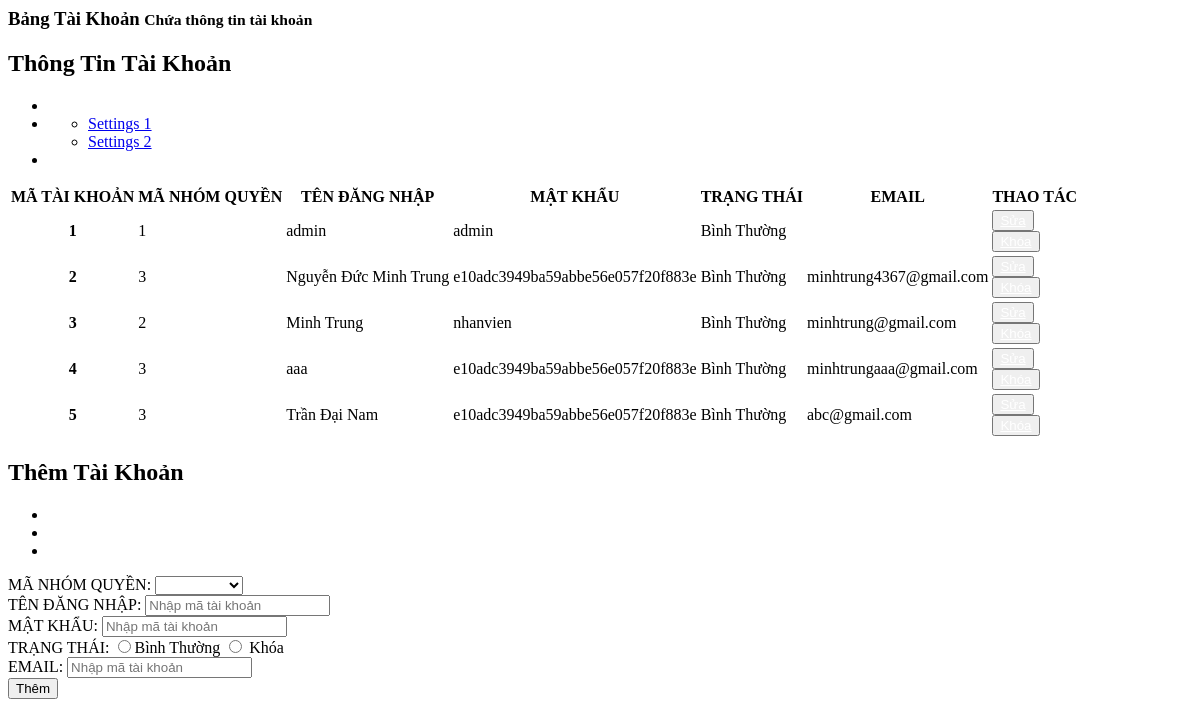
Page /admin/dashboard/manage_account.php on the earlier database version.
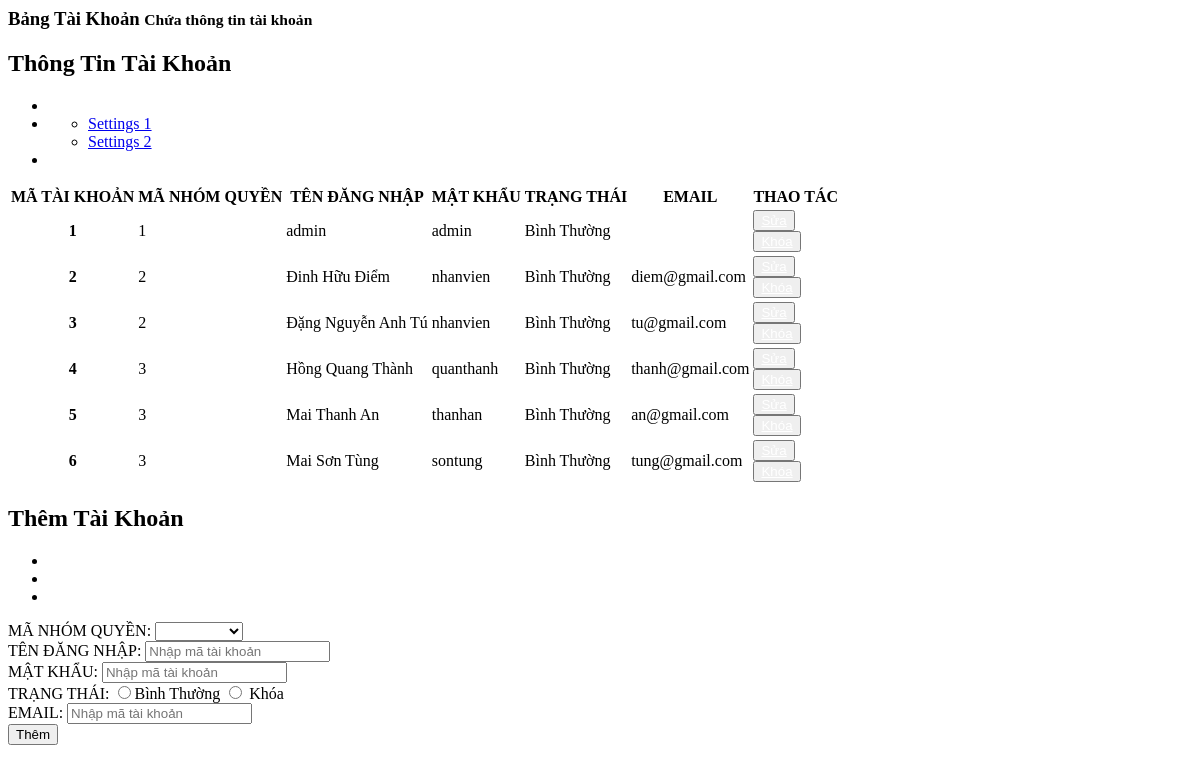
Same page on the later database version.
### tables this page shows
CREATE TABLE `taikhoan` (
  `MA_TK` int(10) UNSIGNED NOT NULL,
  `MA_GROUP_QUYEN` int(10) UNSIGNED DEFAULT NULL,
  `TEN_DANG_NHAP` varchar(50) NOT NULL,
  `MAT_KHAU` varchar(500) NOT NULL,
  `STATUS` int(1) NOT NULL DEFAULT 1,
  `EMAIL` varchar(50) NOT NULL
);

### admin/dashboard/manage_account.php (the view, shortened to what this page needs)
<?php
$action_permission = "./action/add_account.php";
$displayadd = 'block';
$displayblock = 'block';
$MA_GQ = "";
$TEN_DN = "";
$MK = "";
$EMAIL = "";
$TEN_GQ = "";
?>
<div class="right_col" role="main">
  <div class="">
    <div class="page-title">
      <div class="title_left">
        <h3>Bảng Tài Khoản <small>Chứa thông tin tài khoản</small></h3>
      </div>
    </div>
    <div class="row">
      <div class="col-md-8 col-sm-6 col-xs-12">
        <div class="x_panel">
          <div class="x_title">
            <h2>Thông Tin Tài Khoản </h2>
            <ul class="nav navbar-right panel_toolbox">
              <li><a class="collapse-link"><i class="fa fa-chevron-up"></i></a>
              </li>
              <li class="dropdown">
                <ul class="dropdown-menu" role="menu">
                  <li><a href="#">Settings 1</a>
                  </li>
                  <li><a href="#">Settings 2</a>
                  </li>
                </ul>
              </li>
              <li><a class="close-link"><i class="fa fa-close"></i></a>
              </li>
            </ul>
          </div>
          <div class="x_content" style="overflow: auto;">
            <table class="table table-striped">
              <thead>
                <tr>
                  <th>MÃ TÀI KHOẢN</th>
                  <th>MÃ NHÓM QUYỀN</th>
                  <th>TÊN ĐĂNG NHẬP</th>
                  <th>MẬT KHẨU</th>
                  <th>TRẠNG THÁI</th>
                  <th>EMAIL</th>
                  <th>THAO TÁC</th>
                </tr>
              </thead>
              <tbody>
                <?php
                $getAccount = "SELECT * FROM taikhoan";
                $Accounts = mysqli_query($connect, $getAccount);
                while ($Account = mysqli_fetch_array($Accounts)) {
                  if($Account['STATUS']=='1'){
                    $trangthai="Bình Thường";
                    $displayblock = 'block';
                  } else {
                    $trangthai = "Đã Khóa";
                    $displayunblock = 'block';
                    $displayblock = 'none';
                  }
                ?>
                  <tr>
                    <th scope="row"><?php echo $Account['MA_TK']  ?></th>
                    <td><?php echo $Account['MA_GROUP_QUYEN'] ?></td>
                    <td><?php echo $Account['TEN_DANG_NHAP'] ?></td>
                    <td><?php echo $Account['MAT_KHAU'] ?></td>
                    <td><?php echo $trangthai ?></td>
                    <td><?php echo $Account['EMAIL'] ?></td>
                    <td>
                      <button id="open-update-PN" type="button" class="btn btn-warning" onclick=''><a style="color: white;" href="index.php?manage=accounts&updatetk=<?php echo $Account['MA_TK'] ?>">Sửa</a></button>
                      <button type="submit" style="display:<?php echo $displayblock ?>" class="btn btn-success">
                        <a style="color: white;" href="index.php?manage=accounts&blockstt=<?php echo $Account['STATUS']?>&matk=<?php echo $Account['MA_TK'] ?>">Khóa</a>
                      </button>
                    </td>
                  </tr>
                <?php
                }
                ?>
              </tbody>
            </table>
          </div>
        </div>
      </div>
      <div class="col-md-4 col-sm-6 col-xs-12">
        <div class="x_panel">
          <div class="x_title">
            <h2>Thêm Tài Khoản</h2>
            <ul class="nav navbar-right panel_toolbox">
              <li><a class="collapse-link"><i class="fa fa-chevron-up"></i></a>
              </li>
              <li class="dropdown">
              </li>
              <li><a class="close-link"><i class="fa fa-close"></i></a>
              </li>
            </ul>
          </div>
          <div class="x_content">
            <form action="<?php echo $action_permission ?>" method="get" id='form-account' >
              <div class="form-group">
                <div class="form-group">
                  <label for="manhomquyen">MÃ NHÓM QUYỀN:</label>
                  <select class="form-control" id="manhomquyen" name="manhomquyen">
                    <option value="<?php echo  $MA_GQ ?>" selected><?php echo  $TEN_GQ ?></option>
                    <?php $getMA_GROUP_QUYEN = mysqli_query($connect, "SELECT MA_GROUP_QUYEN,TEN_GROUP_QUYEN from groupquyen");
                    while ($row_GQ = mysqli_fetch_array($getMA_GROUP_QUYEN)) {       ?>
                      <?php if ($row_GQ['MA_GROUP_QUYEN'] !== $MA_GQ) : ?>
                        <option value="<?php echo $row_GQ['MA_GROUP_QUYEN'] ?>"><?php echo $row_GQ['TEN_GROUP_QUYEN'] ?></option>
                      <?php endif; ?>
                    <?php  } ?>
                  </select>
                </div>
                <div class="form-group">
                  <label for="tendn">TÊN ĐĂNG NHẬP:</label>
                  <input type="text" class="form-control" id="tendn" placeholder="Nhập mã tài khoản" name="tendn" value="<?php echo  $TEN_DN ?>" require>
                </div>
                <div class="form-group">
                  <label for="mk">MẬT KHẨU:</label>
                  <input type="text" class="form-control" id="mk" placeholder="Nhập mã tài khoản" name="mk" value="<?php echo  $MK ?>" require>
                </div>
                <div class="form-group row">
                  <label for="trangthai">TRẠNG THÁI:</label>
                  <?php
                    $checked="";
                    $unchecked="";
                  ?>
                  <input type="radio" <?php echo $checked;?> class="form-control" id="trangthai" name="trangthai" value="1" require>Bình Thường
                  <input type="radio" <?php echo $unchecked;?> class="form-control" id="trangthai" name="trangthai" value="0" require> Khóa
                </div>
                <div class="form-group">
                  <label for="email">EMAIL:</label>
                  <input type="text" class="form-control" id="email" placeholder="Nhập mã tài khoản" name="email" value="<?php echo  $EMAIL ?>" require>
                </div>
                <div id="button-add-PN" style="display:<?php echo $displayadd ?>">
                  <button type="submit" class="btn btn-success">Thêm</button>
                </div>
            </form>
          </div>
        </div>
      </div>
    </div>
  </div>
</div>

Differences in the rows shown:
changed taikhoan id 2: MA_GROUP_QUYEN "3" → "2"; TEN_DANG_NHAP "Nguyễn Đức Minh Trung" → "Đinh Hữu Điểm"; MAT_KHAU "e10adc3949ba59abbe56e057f20f883e" → "nhanvien"; EMAIL "minhtrung4367@gmail.com" → "diem@gmail.com"
changed taikhoan id 3: TEN_DANG_NHAP "Minh Trung" → "Đặng Nguyễn Anh Tú"; EMAIL "minhtrung@gmail.com" → "tu@gmail.com"
changed taikhoan id 4: TEN_DANG_NHAP "aaa" → "Hồng Quang Thành"; MAT_KHAU "e10adc3949ba59abbe56e057f20f883e" → "quanthanh"; EMAIL "minhtrungaaa@gmail.com" → "thanh@gmail.com"
changed taikhoan id 5: TEN_DANG_NHAP "Trần Đại Nam" → "Mai Thanh An"; MAT_KHAU "e10adc3949ba59abbe56e057f20f883e" → "thanhan"; EMAIL "abc@gmail.com" → "an@gmail.com"
added taikhoan: MA_TK "6", MA_GROUP_QUYEN "3", TEN_DANG_NHAP "Mai Sơn Tùng", MAT_KHAU "sontung", STATUS "Bình Thường", EMAIL "tung@gmail.com"
